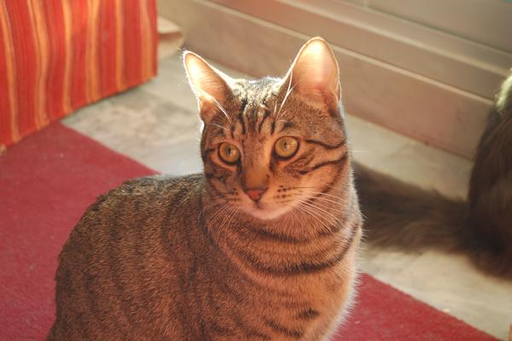
#> input picture Image Histogram/assets/cat.bmp, 512 x 341 px
$ python test_implementation.py
#> lines starting #> are read from the running program, lines starting #| are printed output that depends on the picture
# read image and display red histogram
import cv2
import numpy as np
from matplotlib import pyplot as plt

img = cv2.imread('assets/cat.bmp')
#> img is the input picture: shape (341, 512, 3); mean B, G, R 81, 103.1, 156.8
color = ('b','g','r')
for i,col in enumerate(color):
    histr = cv2.calcHist([img],[i],None,[256],[0,256])
    plt.plot(histr,color = col)
    plt.xlim([0,256])
plt.show()
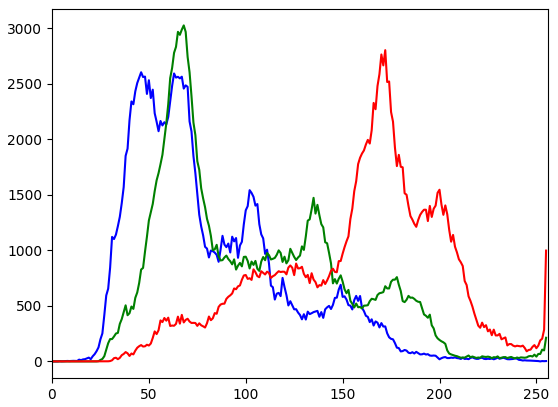
#> figure drawn by matplotlib, 1 panel; curve peaks at x = 46, y = 2604; curve peaks at x = 68, y = 3026; curve peaks at x = 172, y = 2803
